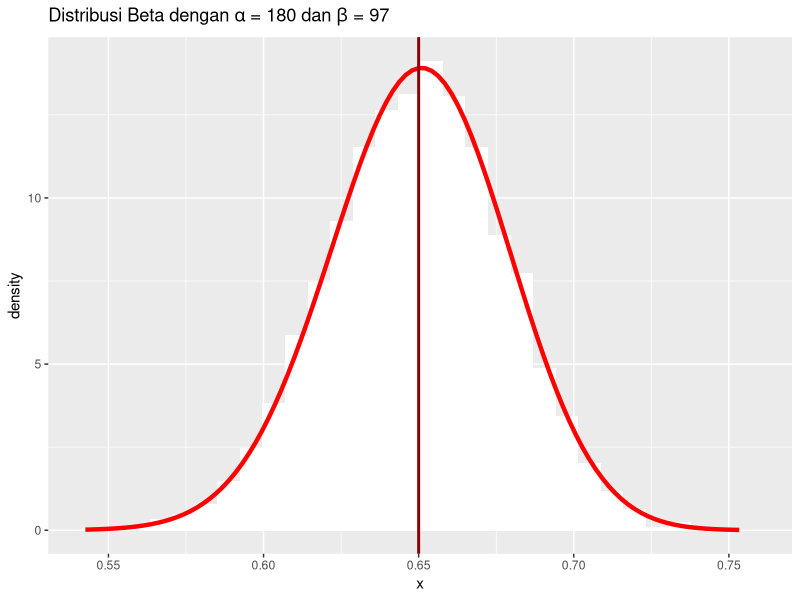
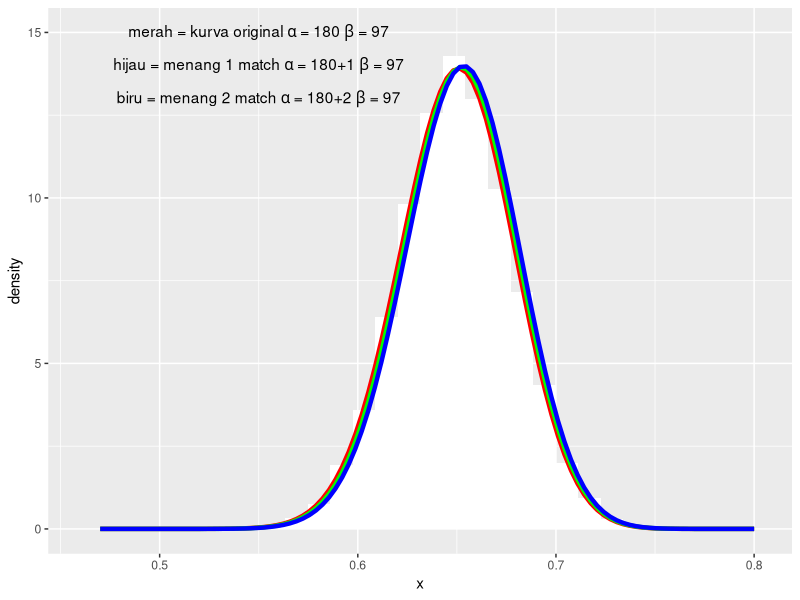
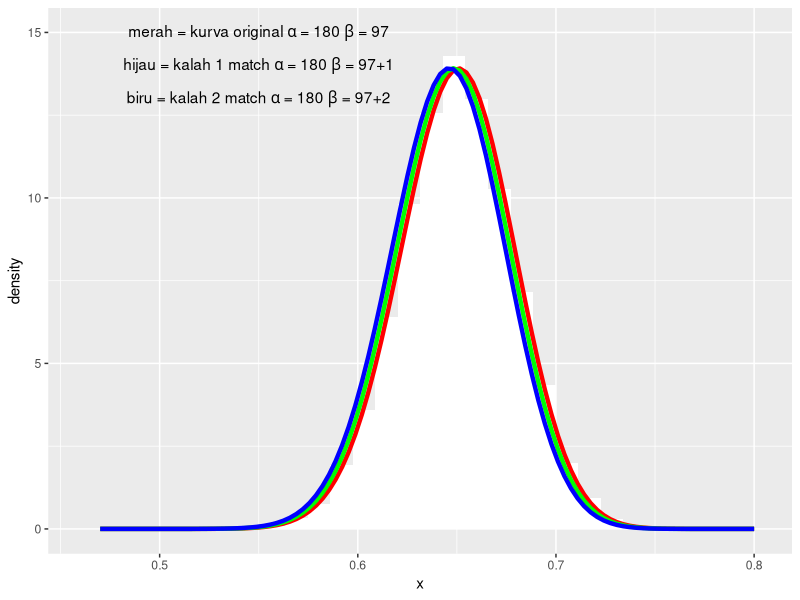

R code for these plots, in order:
## ---- chunk 1

knitr::opts_chunk$set(echo = FALSE)

## ---- chunk 2
library(ggplot2)
alpha = 180
beta = 97

x = rbeta(10000, alpha, beta)

ggplot() +
    geom_histogram(aes(x, y = ..density..), fill = "white") +
    stat_function(fun = function(x) dbeta(x, alpha, beta), color = "red", size = 1.5) +
    geom_vline(aes(x), xintercept = round(mean(x),2), col = "red4", size = 1) +
    labs(title = expression(paste("Distribusi Beta dengan ", alpha, " = 180 dan ", beta, " = 97")))
## ---- chunk 3
library(ggplot2)
alpha = 180
beta = 97

x = rbeta(10000, alpha, beta)

ggplot() +
    geom_histogram(aes(x, y = ..density..), fill = "white") +
    stat_function(fun = function(x) dbeta(x, alpha, beta), color = "red", size = 1.5) +
    stat_function(fun = function(x) dbeta(x, alpha + 1, beta), color = "green", size = 1.5) +
    stat_function(fun = function(x) dbeta(x, alpha + 2, beta), color = "blue", size = 1.5) +
    # labs(title = expression(paste("Distribusi Beta dengan ", alpha, " = 180 dan ", beta, " = 97")))
    annotate("text", x = 0.55, y = 15, label = expression(paste("merah = kurva original ", alpha, " = 180 ", beta, " = 97"))) +
    annotate("text", x = 0.55, y = 14, label = expression(paste("hijau = menang 1 match ", alpha, " = 180+1 ", beta, " = 97"))) +
    annotate("text", x = 0.55, y = 13, label = expression(paste("biru = menang 2 match ", alpha, " = 180+2 ", beta, " = 97"))) +
    expand_limits(x = c(0.47,0.8))
## ---- chunk 4
ggplot() +
    geom_histogram(aes(x, y = ..density..), fill = "white") +
    stat_function(fun = function(x) dbeta(x, alpha, beta), color = "red", size = 1.5) +
    stat_function(fun = function(x) dbeta(x, alpha, beta+1), color = "green", size = 1.5) +
    stat_function(fun = function(x) dbeta(x, alpha, beta+2), color = "blue", size = 1.5) +
    # labs(title = expression(paste("Distribusi Beta dengan ", alpha, " = 180 dan ", beta, " = 97")))
    annotate("text", x = 0.55, y = 15, label = expression(paste("merah = kurva original ", alpha, " = 180 ", beta, " = 97"))) +
    annotate("text", x = 0.55, y = 14, label = expression(paste("hijau = kalah 1 match ", alpha, " = 180 ", beta, " = 97+1"))) +
    annotate("text", x = 0.55, y = 13, label = expression(paste("biru = kalah 2 match ", alpha, " = 180 ", beta, " = 97+2"))) +
    expand_limits(x = c(0.47,0.8))
